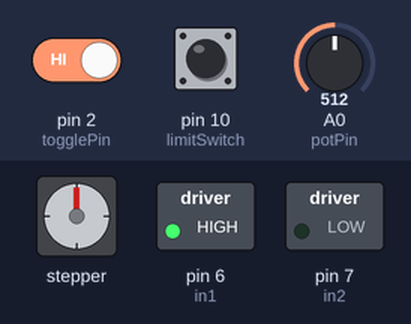
Bench run of a sketch on a simulated Arduino Uno, built with avr-gcc and run on an emulated ATmega328P. Shown: stepper motor, switched loads named in the sketch (green lamp = pin HIGH). Wiring (inferred from the names in the program): stepper motor driver (200 steps per turn assumed): step pin 4; direction pin 3; enable pin 9. The inputs (shaded band) are chosen by the test bench; at power-on: pin 10 (limitSwitch) HIGH, pin 2 (togglePin) HIGH, A0 (potPin) = 512. Pins used as bus, display or sensor lines are not drawn.

Above: at 1.2 s.
1.3 s: pin 10 (limitSwitch) pulled LOW for 0.15 s
At 2.3 s:
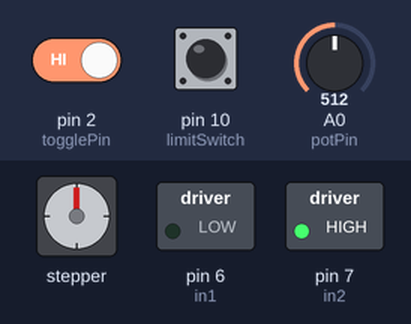
3.1 s: pin 10 (limitSwitch) pulled LOW for 1 s
At 3.7 s:
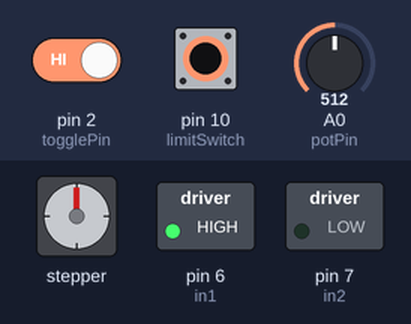
5.6 s: pin 10 (limitSwitch) pulled LOW for 3.2 s
At 6.8 s:
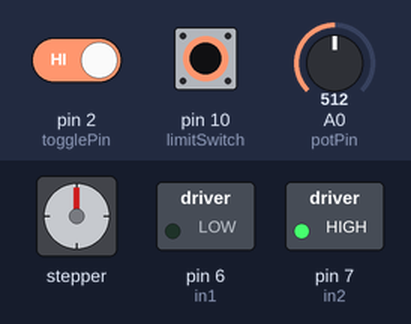
Timing chart, 0 to 8.6 s (numbered marks = the images above; inputs shaded):
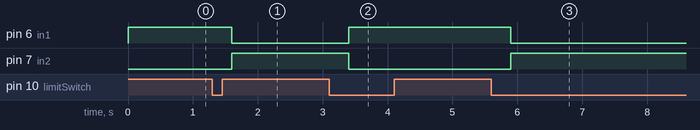

Measured:
- after the input at 1.3 s, pin 6 (in1): HIGH → LOW after 0.30 s; pin 7 (in2): LOW → HIGH after 0.30 s
- after the input at 3.1 s, pin 6 (in1): LOW → HIGH after 0.30 s; pin 7 (in2): HIGH → LOW after 0.30 s
- after the input at 5.6 s, pin 6 (in1): HIGH → LOW after 0.30 s; pin 7 (in2): LOW → HIGH after 0.30 s

The sketch:

optical_wire_winding_machine.ino
```cpp
//pins
const int potPin = A0;
const int in1 = 6;
const int in2 = 7;
const int ena = 9;

const int stepPin = 4;
const int dirPin = 3;

const int togglePin = 2;        // Stepper direction toggle
const int limitSwitch = 10;     // Both switches on D10


bool gearDirection = true;
bool lastLimitState = HIGH;

void setup() {
  pinMode(in1, OUTPUT);
  pinMode(in2, OUTPUT);
  pinMode(ena, OUTPUT);

  pinMode(stepPin, OUTPUT);
  pinMode(dirPin, OUTPUT);

  pinMode(togglePin, INPUT_PULLUP);
  pinMode(limitSwitch, INPUT_PULLUP);

  Serial.begin(9600); //for port view
}

void loop() {
  int potValue = analogRead(potPin);
  int pwmValue = map(potValue, 0, 1023, 0, 90);
  int stepDelay = map(potValue, 0, 1023, 1000, 1);

  // Stop both motors if pot is at min
  if (potValue < 50) {
    analogWrite(ena, 0);
  } else {
    analogWrite(ena, pwmValue);
  }

  // Gear Motor Direction Control
  if (digitalRead(limitSwitch) == LOW && lastLimitState == HIGH) {
    gearDirection = !gearDirection;
    delay(300); // Debounce delay
  }
  lastLimitState = digitalRead(limitSwitch);

  digitalWrite(in1, gearDirection ? HIGH : LOW);
  digitalWrite(in2, gearDirection ? LOW : HIGH);

  // Stepper Direction by Toggle Switch
  digitalWrite(dirPin, digitalRead(togglePin));

  // Stepper Control
  if (potValue >= 50) {
    digitalWrite(stepPin, HIGH);
    delayMicroseconds(stepDelay);
    digitalWrite(stepPin, LOW);
    delayMicroseconds(stepDelay);
  }
}
```
